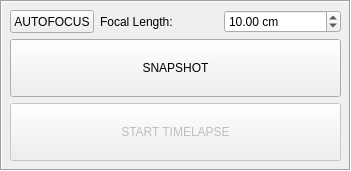
   <widget class="QFrame" name="main_imaging_frame">
    <property name="enabled">
     <bool>true</bool>
    </property>
    <property name="geometry">
     <rect>
      <x>660</x>
      <y>370</y>
      <width>351</width>
      <height>171</height>
     </rect>
    </property>
    <property name="frameShape">
     <enum>QFrame::Box</enum>
    </property>
    <property name="frameShadow">
     <enum>QFrame::Sunken</enum>
    </property>
    <widget class="QWidget" name="gridLayoutWidget_12">
     <property name="geometry">
      <rect>
       <x>10</x>
       <y>10</y>
       <width>331</width>
       <height>151</height>
      </rect>
     </property>
     <layout class="QGridLayout" name="gridLayout_12">
      <item row="4" column="0" colspan="3">
       <widget class="QPushButton" name="main_start_timelapse_pushButton">
        <property name="enabled">
         <bool>false</bool>
        </property>
        <property name="sizePolicy">
         <sizepolicy hsizetype="Minimum" vsizetype="MinimumExpanding">
          <horstretch>0</horstretch>
          <verstretch>0</verstretch>
         </sizepolicy>
        </property>
        <property name="text">
         <string>START TIMELAPSE</string>
        </property>
       </widget>
      </item>
      <item row="3" column="0" colspan="3">
       <widget class="QPushButton" name="main_snapshot_pushButton">
        <property name="enabled">
         <bool>true</bool>
        </property>
        <property name="sizePolicy">
         <sizepolicy hsizetype="Minimum" vsizetype="MinimumExpanding">
          <horstretch>0</horstretch>
          <verstretch>0</verstretch>
         </sizepolicy>
        </property>
        <property name="text">
         <string>SNAPSHOT</string>
        </property>
       </widget>
      </item>
      <item row="0" column="2" rowspan="3">
       <widget class="QDoubleSpinBox" name="main_focal_length_doubleSpinBox">
        <property name="suffix">
         <string> cm</string>
        </property>
        <property name="minimum">
         <double>5.000000000000000</double>
        </property>
        <property name="maximum">
         <double>100.000000000000000</double>
        </property>
        <property name="singleStep">
         <double>0.100000000000000</double>
        </property>
        <property name="value">
         <double>10.000000000000000</double>
        </property>
       </widget>
      </item>
      <item row="0" column="1" rowspan="3">
       <widget class="QLabel" name="main_focal_length_text_label">
        <property name="text">
         <string>Focal Length:</string>
        </property>
       </widget>
      </item>
      <item row="0" column="0" rowspan="3">
       <widget class="QPushButton" name="main_autofocus_pushButton">
        <property name="sizePolicy">
         <sizepolicy hsizetype="Maximum" vsizetype="Expanding">
          <horstretch>0</horstretch>
          <verstretch>0</verstretch>
         </sizepolicy>
        </property>
        <property name="text">
         <string>AUTOFOCUS</string>
        </property>
       </widget>
      </item>
     </layout>
    </widget>
   </widget>
